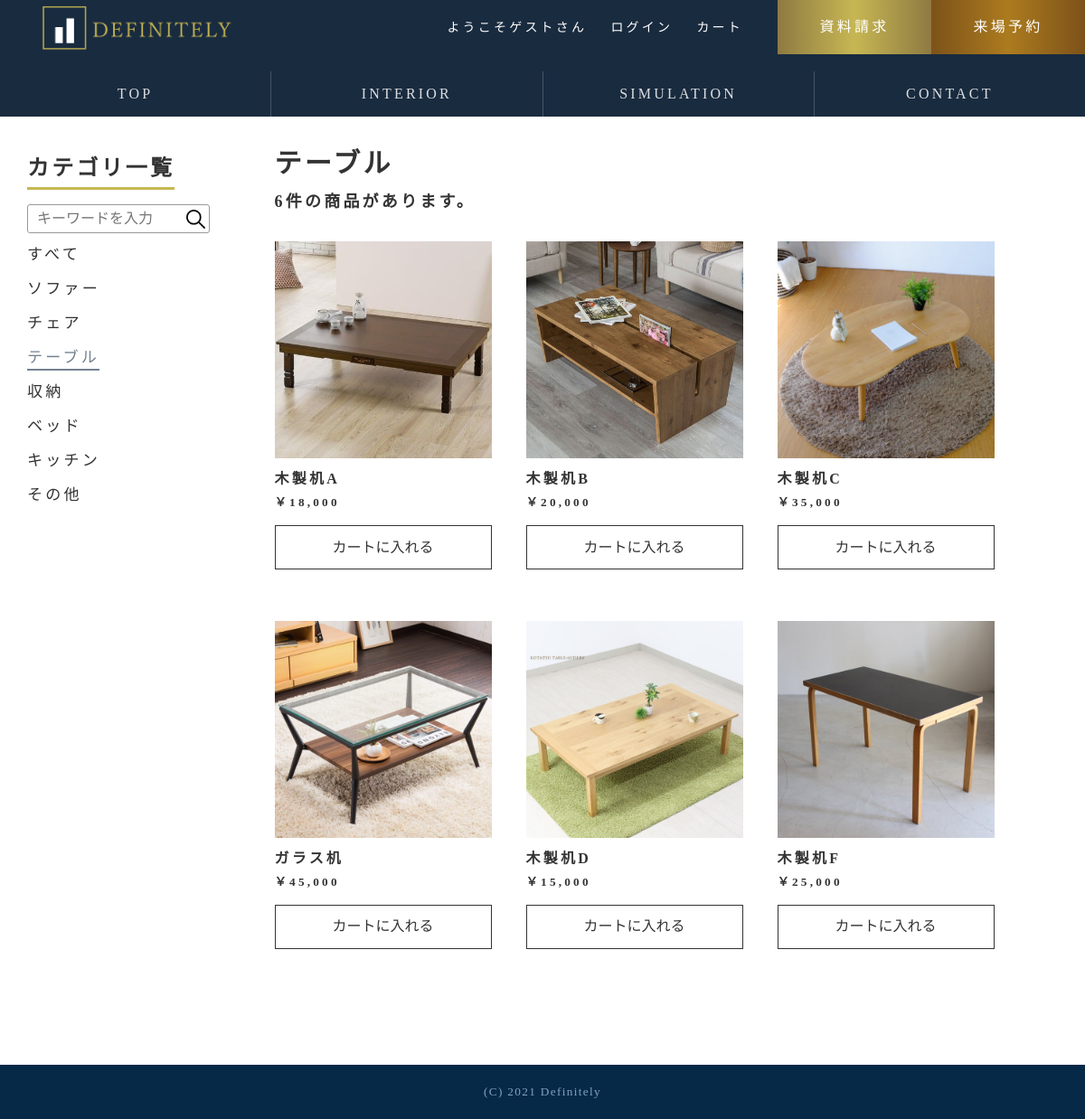
Page /shop_category/desk.php on the committed database.
### tables this page shows
CREATE TABLE IF NOT EXISTS `items` (
  `product_id` int(11) NOT NULL AUTO_INCREMENT,
  `product_name` varchar(255) NOT NULL,
  `Price` int(11) DEFAULT NULL,
  `count` int(11) NOT NULL,
  `search_name` varchar(255) NOT NULL,
  `sy_height` int(11) DEFAULT NULL,
  `sy_width` int(11) DEFAULT NULL,
  `sy_images` varchar(255) DEFAULT NULL,
  PRIMARY KEY (`product_id`)
);

CREATE TABLE IF NOT EXISTS `item_img` (
  `item_img_id` int(11) NOT NULL,
  `product_id` int(11) NOT NULL,
  `product_img` varchar(255) DEFAULT NULL,
  PRIMARY KEY (`item_img_id`),
  KEY `product_id` (`product_id`)
);

### Model/category.php (called while the page is built, shortened)
<?php
  $dsn = 'mysql:host=localhost;dbname=hew2020_91467;charset=utf8mb4';
  $db_user = 'hew2020_91467';
  $db_password = '';
  try {
    $pdo = new PDO($dsn, $db_user, $db_password);
    $pdo->setAttribute(
        PDO::ATTR_ERRMODE,
        PDO::ERRMODE_EXCEPTION
    );
    $sql_5 = "SELECT items.product_id,product_img,product_name,price,count,info_id FROM items JOIN item_img ON items.product_id = item_img.product_id JOIN item_category ON items.product_id = item_category.product_id";
    $stmt = $pdo->query( $sql_5 );
    $tables1 = $stmt->fetchAll(PDO::FETCH_ASSOC);
    $sql5 = "SELECT item_category.* from items JOIN item_category ON items.product_id = item_category.product_id where info_id=4";
    $sth = $pdo -> query($sql5);
    $record5 = $sth -> rowCount();
    $sql5_5 = "SELECT items.product_id,product_img,product_name,price,count,info_id FROM items JOIN item_img ON items.product_id = item_img.product_id JOIN item_category ON items.product_id = item_category.product_id where info_id= 4";
    $stmt = $pdo->query( $sql5_5 );
    $tables5 = $stmt->fetchAll(PDO::FETCH_ASSOC);
  }catch(PDOException $error){
    header('Location: /IT42-117/erro_pages/error1.php');
    exit;
  }
?>

### shop_category/desk.php (the view, shortened to what this page needs)
<?php
     require_once('../Model/category.php');
     $login = 'login.php';
     $logout = 'logout.php';
     $simulation = 'path_sim.php';
?>
<!DOCTYPE html>
<html lang="ja">
<head>
        <link rel="stylesheet" href="../css/shop.css">
        <link rel="stylesheet" href="../css/normalize.css">
        <link rel="stylesheet" href="../css/common.css">
    </head>
    <body>
        <div class="wrapper">
          <header class="header_top">
             <div class="header_upper">
               <a href="../index.php"><h1 class="header_logo"><img src="../images/logo.png" alt="ロゴ"></h1></a>
               <div class="top_flex2">
                 <nav class="header_nav1">
                   <ul>
                     <li><a class="nav_link" href="#"><?php if (isset($_SESSION['mail_address'])) { echo "ようこそ".$_SESSION['name']."さん"; } else {echo"ようこそゲストさん";}?></a></li>
                     <li>
                     <?php
                       if( isset($_SESSION['mail_address'])){
                          echo '<a class = "nav_link" name="logout" href = "../view/'.$logout.'">ログアウト</a>';
                           }else{
                            echo '<a class = "nav_link" href = "../view/'.$login.'">ログイン</a>';
                       }
                    ?></li>
                     <li><?php if(isset($_SESSION['mail_address'])){ echo "<a class='nav_link' href='../view/cart.php'>カート</a>" ;}else{
                           echo "<a class='nav_link' href='../view/path_ca.php'>カート</a>" ;}?></li>
                   </ul>
                 </nav>
                 <nav class="header_nav2">
                   <ul>
                     <li><a class="nav_info" href="#">資料請求</a></li><li><a class="nav_reserve" href="#">来場予約</a></li>
                   </ul>
                 </nav>
               </div>
             </div>
             <div class="lower">
               <nav class="header_nav3">
                 <ul>
                   <li>
                     <a class="nav_link" href="../index.php">
                       <span class="nomal">TOP</span>
                     </a>
                   </li><li>
                     <a class="nav_link" href="interior.php">
                       <span class="nomal">INTERIOR</span>
                     </a>
                   </li><li>
                   <?php if (isset($_SESSION['mail_address'])) { echo "<a class='nav_link' href='../view/madori.php'>
                       <span class='nomal'>SIMULATION</span>
                       <span class='hover'>シミュレーション</span>"; }
                       else{ echo "<a class='nav_link' href=../view/$simulation>
                         <span class='nomal'>SIMULATION</span>
                         <span class='hover'>シミュレーション</span>"; }?>
                   </li><li>
                     <a class="nav_link" href="../view/otoiawase.php">
                       <span class="nomal">CONTACT</span>
                     </a>
                   </li>
                 </ul>
               </nav>
             </div>
           </header>
        <main class="main">
        <div class="left">
            <h2 class="ctlist">カテゴリ一覧</h2>
            <nav class="category">
                <form id="form1" action="../view/search_view.php" method="post">
                <input id="sbox1" type="search" name="search" placeholder="キーワードを入力"><input id="sbtn1" type="submit" name="submit" value="">
                </form>
                <ul>
                    <li>
                        <a class="nav_furniture" href="interior.php">すべて</a>
                    </li>
                    <li>
                        <a class="nav_furniture" href="sofa.php">ソファー</a>
                    </li>
                    <li>
                        <a class="nav_furniture" href="chair.php">チェア</a>
                    </li>
                    <li id="check">
                        <a class="nav_furniture" href="desk.php">テーブル</a>
                    </li>
                    <li>
                        <a class="nav_furniture" href="chest.php">収納</a>
                    </li>
                    <li>
                        <a class="nav_furniture" href="bed.php">ベッド</a>
                    </li>
                    <li>
                        <a class="nav_furniture" href="kitchen.php">キッチン</a>
                    </li>
                    <li>
                        <a class="nav_furniture" href="other.php">その他</a>
                    </li>
                </ul>
              </nav>
            </div>
            <div class="right">
            <div class="product">
                <h2 class="product">テーブル</h2>
                <h3><?php echo $record5."件の商品があります。" ?></h3>
            </div>
            <div class="shelf">
              <?php foreach($tables5 as $table){ ?>
                <div class="item">
                    <img src="../interior_img/all_img/<?php echo $table['product_img']; ?>" alt="ベッド_1" class="bet">
                    <h4><?php echo $table['product_name']; ?></h4>
                    <h5><?php echo "￥".number_format($table['price']); ?></h5>
                    <form action="../control/cart_import.php" method="POST" class="item-form">
                        <button type="submit" class="btn">カートに入れる</button>
                    </form>
                  </div>
                  <?php } ?>
            </div>
          </div>
        </main>
        <footer class="footer">
            <small>(C) 2021 Definitely</small>
        </footer>
    </div>
</body>
</html>

### css/shop.css (style rules this page uses)
body { padding-top: 125px; }
.main { display: flex; align-items: baseline; margin: 30px auto 100px; width: 95%; }
.left { position: -webkit-sticky; position: sticky; top: 165px; width: 24%; }
.right { width: 76%; }
#form1 { background-color: white; width:200px; height: 30px; border: 1px #999 solid; margin-top: 6%; border-radius: 3px; }
#form1 input { vertical-align: top; margin: 0; height: 100%; box-sizing: border-box; background-color: transparent; }
#sbox1 { border: none; outline:0; width: 170px; padding:.5rem 10px; }
#sbtn1 { width: 30px; border:none; background-image: url(../images/loupe.png); background-position: center; background-size: 70%; background-repeat: no-repeat; }
h2.ctlist { border-bottom:solid 3px #c7b753; display: inline-block; }
.category li { display: list-item; list-style-type: none; text-transform: uppercase; margin-top: 3%; font-size: .9rem; }
.category li .nav_furniture { position: relative; text-decoration: none; cursor: pointer; }
.nav_furniture:visited, .nav_furniture:active, .nav_furniture:link { color: #333; }
.nav_furniture:before { content: ""; position: absolute; left: 0; right: 0; bottom: -5px; width: 100%; height: 1.5px; background-color:#728190; transform: scale(0, 1); transform-origin: left; transition: .3s; }
#check .nav_furniture:before { transform: scale(1); }
#check .nav_furniture { color: #728190 }
h2.product { font-size: 30px; }
h3 { font-size: 18px; }
div.shelf { display: flex; flex-wrap: wrap; }
div.item { margin: 1.5rem 2rem 1.5rem 0; display: inline-block; }
img.bet { width: 240px; height: 240px; }
.btn { display: inline-block; margin-top: .7rem; width: 100%; padding: 4% 0; text-decoration: none; background-color: rgba(0, 0, 0, 0); color: #333; border: solid 1px #333; transition: .4s; }

### css/common.css (style rules this page uses)
* { margin: 0; padding: 0; outline: 0; }
body { font-family: Cinzel, "Noto Serif JP", serif; font-size: 16px; color: #333; background-color: #FFF; line-height: 1.75; letter-spacing: .2em; }
.wrapper { position: relative; margin: 0 auto; min-height: 100vh; padding-bottom: 60px; box-sizing: border-box; }
.header_top { position: fixed; top: 0; left: 0; width: 100%; background-color: rgba(0,21,43,0.9); z-index: 10; }
.header_upper { position: relative; display: flex; justify-content: space-between; height: 60px; }
.header_logo { width: 30%; height: 60px; }
.header_logo img { padding: 5px 0 0 45px; width: 230px; }
.top_flex2 { display: flex; }
.header_nav1 { white-space: nowrap; text-align: left; line-height: 60px; }
.header_nav1 ul li { display: inline-block; margin-left: 1rem; font-size: 14px; }
.header_nav2 { display: flex; text-align: left; white-space: nowrap; margin-left: 2rem; }
.header_nav2 ul li { display: inline-block; text-align: center; font-size: 16px; transition:.3s; }
.header_nav2 ul li .nav_info { width: 170px; height: 60px; line-height: 60px; background:linear-gradient(to right, #8e7a42 0%,#c7b753 50%,#8e7a42 100%); }
.header_nav2 ul li .nav_reserve { width: 170px; height: 60px; line-height: 60px; background:linear-gradient(to right, #7c5219 0%,#ac7b1f 50%,#7c5219 100%); }
.nav_link, .nav_info, .nav_reserve { position: relative; display: inline-block; text-decoration: none; color: #fff; }
.header_nav3 ul { display: flex; margin-top: 1rem; }
.header_nav3 ul li { display: inline-block; width: calc(100%/4); height: 50px; line-height: 50px; text-align: center; font-size: 16px; transition:all .4s ease-out; }
.header_nav3 ul li +li { border-left: rgba(255,255,255,.2) 1px solid; }
.header_nav3 ul li a { display: block; color: rgba(255,255,255,.85); }
.footer { position: absolute; bottom: 0; width: 100%; height: 60px; text-align: center; background: #072948; }
.footer small { line-height: 60px; color: #81A3C2; letter-spacing: .1em; font-size: .7rem; }
@media (min-width: 48em) { :root { font-size: calc(1rem + ((1vw - 0.48rem) * 0.6944)); min-height: 0vw; } }

### rows in the picture
items: item_img.product_img (picture), product_name "木製机A", Price "18,000"
items: item_img.product_img (picture), product_name "木製机B", Price "20,000"
items: item_img.product_img (picture), product_name "木製机C", Price "35,000"
items: item_img.product_img (picture), product_name "ガラス机", Price "45,000"
items: item_img.product_img (picture), product_name "木製机D", Price "15,000"
items: item_img.product_img (picture), product_name "木製机F", Price "25,000"

### other values in the picture
$record5 "6"
